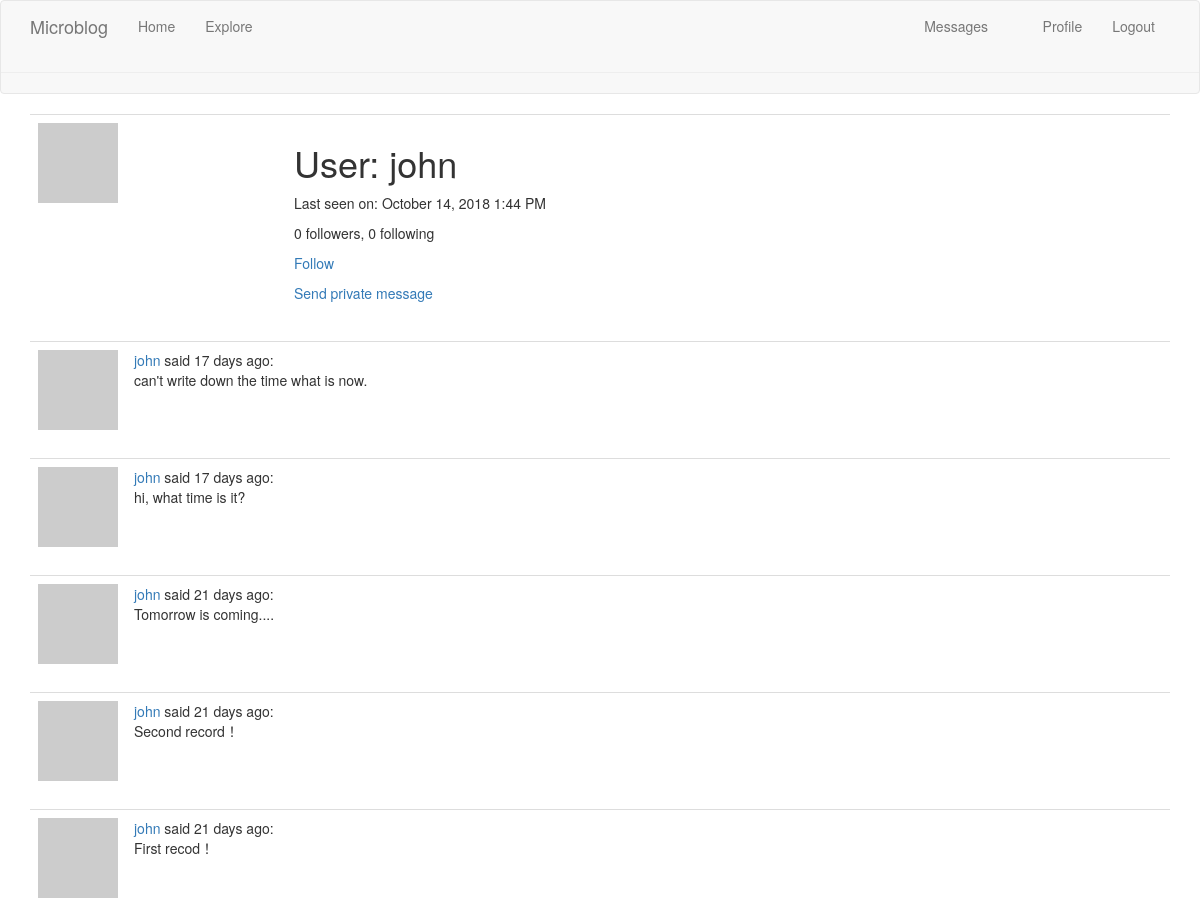
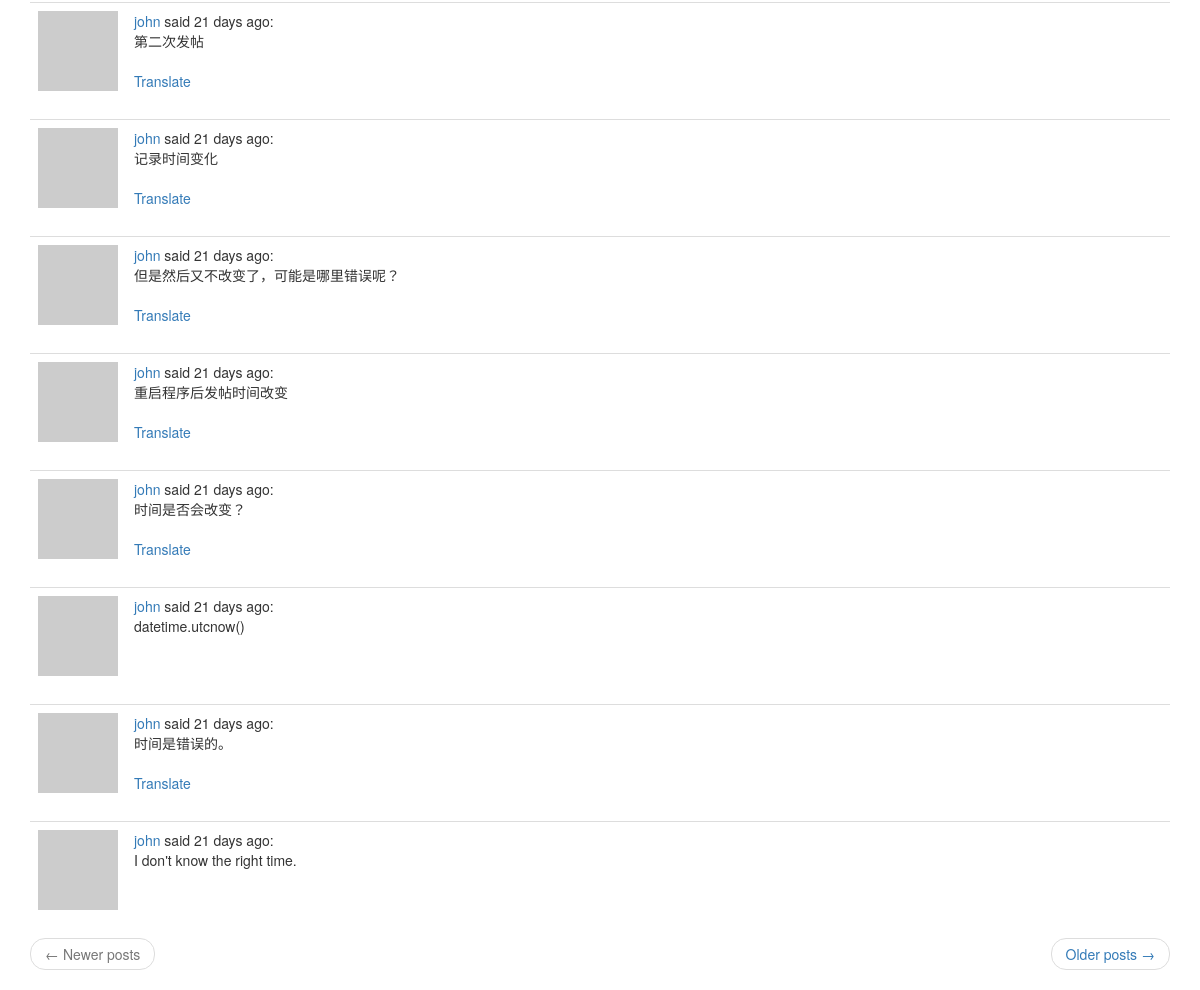
/user/john (signed in), run on the app's committed database (2 pictures, top to bottom).
### app/models.py (models this page shows, shortened)
class User(UserMixin, db.Model):
    id = db.Column(db.Integer, primary_key=True)
    username = db.Column(db.String(64), index=True, unique=True)
    email = db.Column(db.String(120), index=True, unique=True)
    password_hash = db.Column(db.String(128))
    posts = db.relationship('Post', backref='author', lazy='dynamic')
    about_me = db.Column(db.String(140))
    last_seen = db.Column(db.DateTime, default=datetime.utcnow)
    followed = db.relationship(
        'User', secondary=followers,
        primaryjoin=(followers.c.follower_id == id),
        secondaryjoin=(followers.c.followed_id == id),
        backref=db.backref('followers', lazy='dynamic'), lazy='dynamic')
    messages_sent = db.relationship('Message',
                                    foreign_keys='Message.sender_id',
                                    backref='author', lazy='dynamic')
    messages_received = db.relationship('Message',
                                        foreign_keys='Message.recipient_id',
                                        backref='recipient', lazy='dynamic')
    last_message_read_time = db.Column(db.DateTime)
    notifications = db.relationship('Notification', backref='user',
                                    lazy='dynamic')
    def avatar(self, size):
        digest = md5(self.email.lower().encode('utf-8')).hexdigest()
        return 'https://www.gravatar.com/avatar/{}?d=identicon&s={}'.format(
            digest, size)
    def is_following(self, user):
        return self.followed.filter(
            followers.c.followed_id == user.id).count() > 0
    def new_messages(self):
        last_read_time = self.last_message_read_time or datetime(1900, 1, 1)
        return Message.query.filter_by(recipient=self).filter(
            Message.timestamp > last_read_time).count()

class Post(db.Model):
    id = db.Column(db.Integer, primary_key=True)
    body = db.Column(db.String(140))
    timestamp = db.Column(db.DateTime, index=True, default=datetime.utcnow())
    user_id = db.Column(db.Integer, db.ForeignKey('user.id'))
    language = db.Column(db.String(5))

### app/main/routes.py (the view)
@bp.route('/user/<username>')
@login_required
def user(username):
    user = User.query.filter_by(username=username).first_or_404()
    page = request.args.get('page', 1, type=int)
    posts = user.posts.order_by(Post.timestamp.desc()).paginate(
        page, current_app.config['POSTS_PER_PAGE'], False)
    next_url = url_for('main.user', username=user.username, page=posts.next_num) \
        if posts.has_next else None
    prev_url = url_for('main.user', username=user.username, page=posts.prev_num) \
        if posts.has_prev else None
    return render_template('user.html', user=user, posts=posts.items,
                           next_url=next_url, prev_url=prev_url)

### app/main/routes.py (called while the page is built)
@bp.before_request
def before_request():
    if current_user.is_authenticated:
        current_user.last_seen = datetime.utcnow()
        db.session.commit()
    g.locale = str(get_locale())

### app/models.py (called while the page is built)
@login.user_loader
def load_user(id):
    return User.query.get(int(id))

### app/templates/user.html (shortened to what this page needs)
{% extends "base.html" %}
{% block app_content %}
    <table class="table table-hover">
        <tr>
            <td width="256px" ><img src="{{ user.avatar(128) }}"></td>
            <td>
                <h1>{{ _('User') }}: {{ user.username }}</h1>
                {% if user.last_seen %}
                <p>{{ _('Last seen on') }}: {{ moment(user.last_seen).format('LLL') }}</p>
                {% endif %}
                 <p>{{ _('%(count)d followers', count=user.followers.count()) }}, {{ _('%(count)d following', count=user.followed.count()) }}</p>
                {% if user == current_user %}
                <p><a href="{{ url_for('main.edit_profile') }}">{{ _('Edit your profile') }}</a></p>
                {% elif not current_user.is_following(user) %}
                <p><a href="{{ url_for('main.follow', username=user.username) }}" >{{ _('Follow') }}</a></p>
                {% else %}
                <p><a href="{{ url_for('main.unfollow', username=user.username) }}">{{ _('Unfollow') }}</a></p>
                {% endif %}
                {% if user != current_user %}
                <p><a href="{{ url_for('main.send_message', recipient=user.username) }}">{{ _('Send private message')}}</a></p>
                {% endif %}
            </td>
        </tr>
    </table>
    {% for post in posts %}
        {% include '_post.html' %}
    {% endfor %}
    <nav aria-label="...">
        <ul class="pager">
            <li class="previous{% if not prev_url %} disabled{% endif %}">
                <a href="{{ prev_url or '#' }}">
                    <span aria-hidden="true">&larr;</span> {{ _('Newer posts') }}
                </a>
            </li>
            <li class="next{% if not next_url %} disabled{% endif %}">
                <a href="{{ next_url or '#' }}">
                    {{ _('Older posts') }} <span aria-hidden="true">&rarr;</span>
                </a>
            </li>
        </ul>
    </nav>
{% endblock %}

### app/templates/_post.html (shortened to what this page needs)
<table class="table table-hover">
    <tr>
        <td width="70px" >
            <a href="{{ url_for('main.user', username=post.author.username) }}">
                <img src="{{ post.author.avatar(36) }}">
            </a>
        </td>
        <td>
            {{ _('%(username)s said %(when)s',
                username=user_link, when=moment(post.timestamp).fromNow()) }}:
            <br>
            <span id="post{{ post.id }}">{{ post.body }}</span>
            {% if post.language and post.language != g.locale %}
            <br><br>
            <span id="translation{{ post.id}}">
                <a href="javascript:translate(
                    '#post{{ post.id}}',
                    '#translation{{post.id}}',
                    '{{ post.language}}',
                    '{{ g.locale}}');">{{ _('Translate')}}</a>
            </span>
            {% endif %}
        </td>
    </tr>
</table>

### data on the page
User: username "john", last_seen "October 14, 2018 1:44 PM"
Post: body "can't write down the time what is now."
Post: body "hi, what time is it?"
Post: body "Tomorrow is coming...."
Post: body "Second record！"
Post: body "First recod！"
Post: body "第二次发帖"
Post: body "记录时间变化"
Post: body "但是然后又不改变了，可能是哪里错误呢？"
Post: body "重启程序后发帖时间改变"
Post: body "时间是否会改变？"
Post: body "datetime.utcnow()"
Post: body "时间是错误的。"
Post: body "I don't know the right time."
